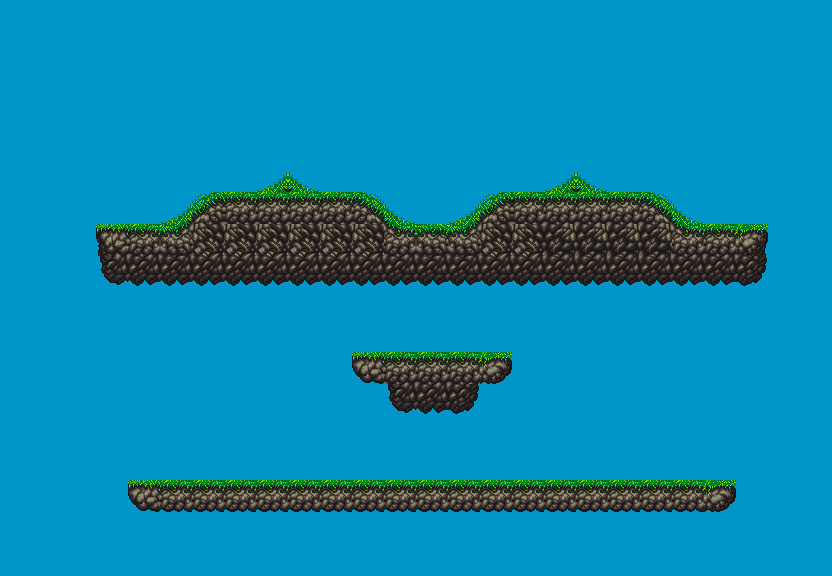

A 2D game scene composited from a Tiled map and its tileset images. What follows is a short description and the map's XML, with each tile layer's data collapsed to a summary:
An orthogonal 26x18 tile map with 32x32 px tiles, 2 tile layers (Sky, Ground), 2 tilesets.

<map version="1.0" orientation="orthogonal" renderorder="right-up" width="26" height="18" tilewidth="32" tileheight="32" nextobjectid="1">
 <tileset firstgid="1" name="sky" tilewidth="32" tileheight="32">
  <image source="mapgraphics.png" trans="ff00ff" width="356" height="64" />
 </tileset>
 <tileset firstgid="23" name="ground" tilewidth="32" tileheight="32">
  <image source="tiles-forest.png" trans="ff00ff" width="512" height="288" />
 </tileset>
 <layer name="Sky" width="26" height="18">
  <data>[468 cells, 468 non-empty, 1 distinct tile ids]</data>
 </layer>
 <layer name="Ground" width="26" height="18">
  <data>[468 cells, 445 non-empty, 24 distinct tile ids]</data>
 </layer>
</map>
